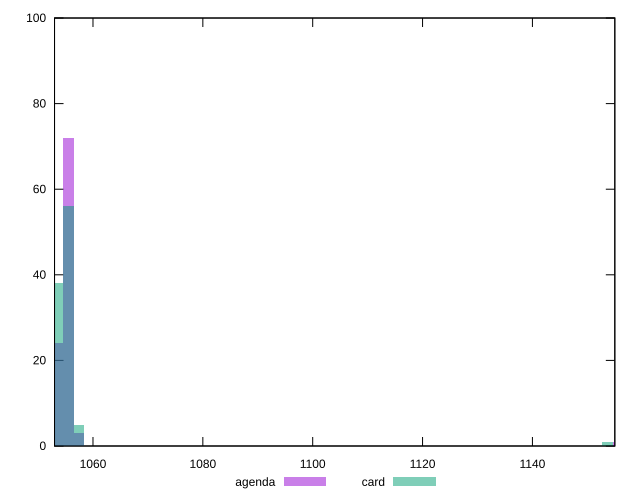

Write the gnuplot code that produced this figure.
reset

$agenda <<EOF
1155.5338260181734 1
1055.5357064589084 72
1057.3875234877837 3
1053.683889430033 24
EOF

$card <<EOF
1153.682008989298 1
1057.3875234877837 5
1055.5357064589084 56
1053.683889430033 38
EOF

set key outside below
set boxwidth 1.851817028875278
set xrange [1053:1155]
set yrange [0:100]
set trange [0:100]
set style fill transparent solid 0.5 noborder
set terminal svg size 640, 500 enhanced background rgb 'white'
set output "reports/report_00032_2021-02-25T10-28-15.087Z/uses-rel-preload/comparison/histogram/1_vs_2.svg"

plot $agenda title "agenda" with boxes, \
     $card title "card" with boxes

reset
